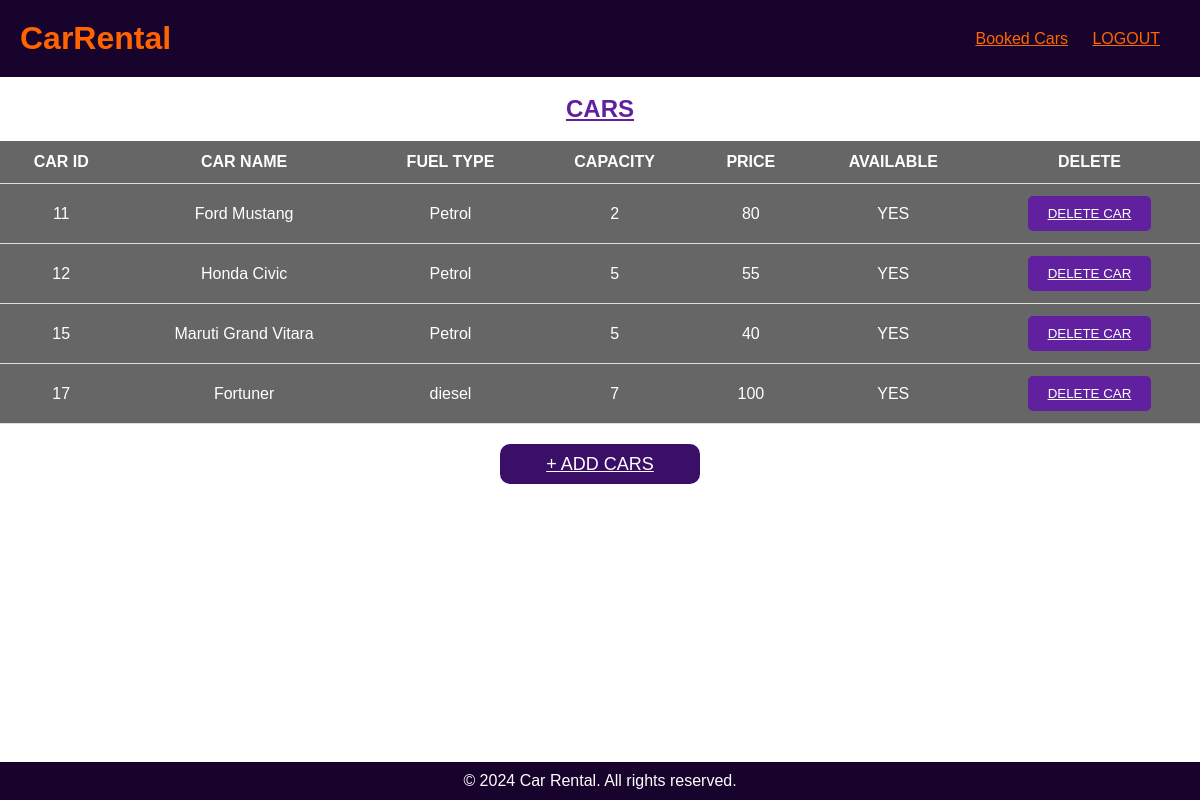
/admindash.php (signed in), run on the app's committed database.
### tables this page shows
CREATE TABLE `cars` (
  `CAR_ID` int(11) NOT NULL,
  `CAR_NAME` varchar(255) NOT NULL,
  `FUEL_TYPE` varchar(255) NOT NULL,
  `CAPACITY` int(11) NOT NULL,
  `PRICE` int(11) NOT NULL,
  `CAR_IMG` varchar(255) NOT NULL,
  `AVAILABLE` varchar(255) NOT NULL,
  `admin_id` varchar(255) NOT NULL
);

### admindash.php (the view, shortened to what this page needs)
<!DOCTYPE html>
<html lang="en">
<head>
    <link rel="stylesheet" href="styles.css">
</head>
<body>
        <header>
                <h1>CarRental</h1>
               <nav>
                    <ul>
                        <li><a href="booked.php">Booked Cars</a></li>
                        <li><a href="index.php">LOGOUT</a></li>
                    </ul>
    </nav>
    </header>
    <br>
    <h2><strong><u>CARS</u></strong></h2>
        <br>
        <div class="content">
            <?php
            $admin_id = $_SESSION['admin_id'];
            $con = mysqli_connect('localhost', 'root', '', 'users0123');
            $query = "SELECT * FROM cars WHERE admin_id = '$admin_id'";
            $queryy = mysqli_query($con, $query);
            ?>
            <table class="content-table">
                <thead>
                    <tr>
                        <th>CAR ID</th>
                        <th>CAR NAME</th>
                        <th>FUEL TYPE</th>
                        <th>CAPACITY</th>
                        <th>PRICE</th>
                        <th>AVAILABLE</th>
                        <th>DELETE</th>
                    </tr>
                </thead>
                <tbody>
                    <?php
                    while ($res = mysqli_fetch_array($queryy)) {
                    ?>
                        <tr class="active-row">
                            <td><?php echo $res['CAR_ID']; ?></td>
                            <td><?php echo $res['CAR_NAME']; ?></td>
                            <td><?php echo $res['FUEL_TYPE']; ?></td>
                            <td><?php echo $res['CAPACITY']; ?></td>
                            <td><?php echo $res['PRICE']; ?></td>
                            <td><?php echo $res['AVAILABLE'] == 'Yes' ? 'YES' : 'NO'; ?></td>
                            <td>
                                <button type="submit" class="but" name="approve">
                                    <a href="deletecar.php?id=<?php echo $res['CAR_ID'] ?>">DELETE CAR</a>
                                </button>
                            </td>
                        </tr>
                    <?php } ?>
                </tbody>
            </table>
            <button class="add"><a href="addcar.php">+ ADD CARS</a></button>
        </div>
        <br>
        <footer id="contact">
    <p>&copy; 2024 Car Rental. All rights reserved.</p>
</footer>
</body>
</html>

### styles.css (style rules this page uses)
* { margin: 0; padding: 0; box-sizing: border-box; }
body { font-family: Arial, sans-serif; }
header { background-color: #18032d; color: #fff; padding: 20px; display: flex; justify-content: space-between; align-items: center; }
nav ul { list-style-type: none; }
nav ul li { display: inline-block; margin-right: 20px; }
nav a { color: #ff6600; }
footer { background-color: #2a054f; color: #fff; text-align: center; padding: 10px 0; }
body { font-family: Arial, sans-serif; display: flex; flex-direction: column; min-height: 100vh; margin: 0; }
footer { background-color: #18032d; color: #fff; text-align: center; padding: 10px 0; margin-top: auto; }

### admindash.php (style rules this page uses)
body, html { height: 100%; margin: 0; padding: 0; }
.content-table { background-color: rgba(0, 0, 0, 0.6); width: 100%; border-collapse: collapse; margin-bottom: 20px; color: #fff; font:bold; }
.content-table th, .content-table td { padding: 12px 15px; border-bottom: 1px solid #dddddd; }
.content-table thead tr { color: #fff; font:bold; text-align: center; }
.content-table tbody tr { border-bottom: 1px solid #dddddd; }
.active-row td { text-align: center; }
h1 { color: rgb(300, 100, 0); }
h2 { color: #6020a0; text-align: center; }
.but { display: inline-block; padding: 10px 20px; background-color: #6020a0; color: #fdfcfc; text-decoration: none; border: none; border-radius: 5px; cursor: pointer; transition: background-color 0.3s ease; }
.but a { color:white; }
.add a { color:white; }
.add { display: block; width: 200px; height: 40px; margin: 0 auto; background: #3b0f67; border: none; font-size: 18px; border-radius: 10px; cursor: pointer; color: #fff; transition: 0.4s ease; text-align: center; line-height: 40px; text-decoration: none; }

### data on the page
cars: CAR_ID "11", CAR_NAME "Ford Mustang", FUEL_TYPE "Petrol", CAPACITY "2", PRICE "80", AVAILABLE "YES"
cars: CAR_ID "12", CAR_NAME "Honda Civic", FUEL_TYPE "Petrol", CAPACITY "5", PRICE "55", AVAILABLE "YES"
cars: CAR_ID "15", CAR_NAME "Maruti Grand Vitara", FUEL_TYPE "Petrol", CAPACITY "5", PRICE "40", AVAILABLE "YES"
cars: CAR_ID "17", CAR_NAME "Fortuner", FUEL_TYPE "diesel", CAPACITY "7", PRICE "100", AVAILABLE "YES"
